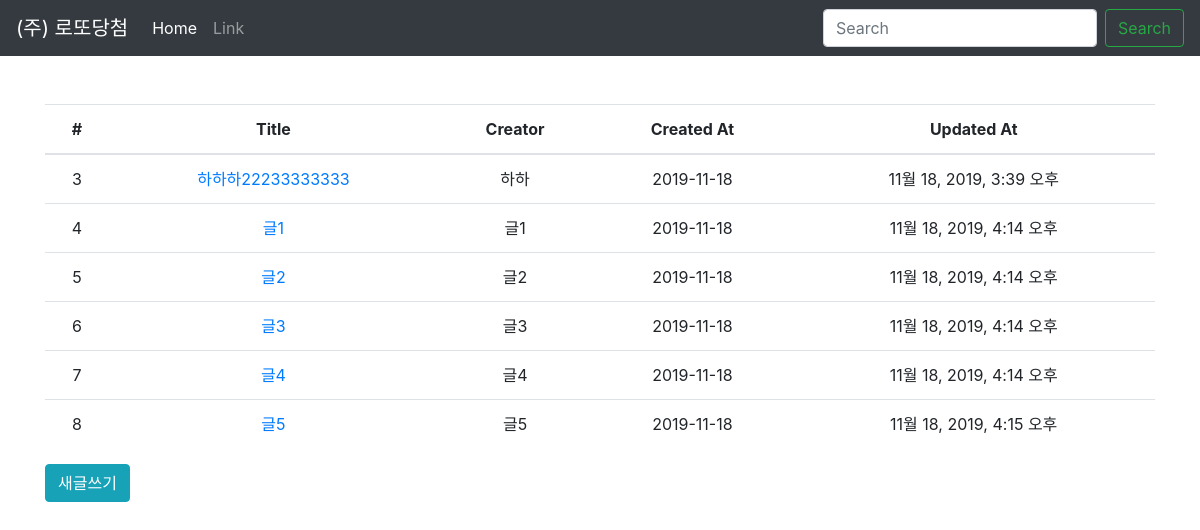
The app's page /articles/ with its own data.
### articles/models.py (models this page shows, shortened)
class Article(models.Model):
    title = models.CharField(max_length = 16)
    contents = models.TextField()
    creator = models.CharField(max_length = 8)
    created_at = models.DateTimeField(auto_now_add=True, null=True)
    updated_at = models.DateTimeField(auto_now=True, null=True)
    def datetime_to_string(self):
        return self.created_at.strftime('%Y-%m-%d')

### articles/views.py (the view)
# urls.py: path('', views.index, name='index'),
def index(request):
    articles = Article.objects.all()
    context = {
        'articles' : articles
    }
    return render(request, 'index.html', context)

### articles/templates/index.html
{% extends 'base.html' %}
{% block content %}
<div class="container">
    <table class="table text-center">
        <thead>
            <tr>
                <th scope="col">#</th>
                <th scope="col">Title</th>
                <th scope="col">Creator</th>
                <th scope="col">Created At</th>
                <th scope="col">Updated At</th>
            </tr>
        </thead>
        <tbody>
            {% for article in articles %}
                <tr>
                    <td>{{ article.id }}</td>
                    <td><a href="{% url 'articles:show' article.id %}">{{ article.title }}</a></td>
                    <td>{{ article.creator }}</td>
                    <td>{{ article.datetime_to_string }}</td>
                    <td>{{ article.updated_at }}</td>
                </tr>
            {% endfor %}
        </tbody>
    </table>
    <a href="{% url 'articles:new' %}" class="btn btn-info">새글쓰기</a>
</div>
{% endblock %}

### articles/templates/base.html (shortened to what this page needs)
<!DOCTYPE html>
<html lang="ko">
<head>
    <link rel="stylesheet" href="https://stackpath.bootstrapcdn.com/bootstrap/4.3.1/css/bootstrap.min.css">
</head>
<body>
    <header>
        <nav class="navbar navbar-expand-md navbar-dark bg-dark mb-5">
            <a class="navbar-brand" href="#">(주) 로또당첨</a>
            <div class="collapse navbar-collapse" id="navbarCollapse">
                <ul class="navbar-nav mr-auto">
                    <li class="nav-item active">
                        <a class="nav-link" href="/articles/">Home</a>
                    </li>
                    <li class="nav-item">
                        <a class="nav-link" href="#">Link</a>
                    </li>
                </ul>
                <form class="form-inline mt-2 mt-md-0">
                    <input class="form-control mr-sm-2" type="text" placeholder="Search" aria-label="Search">
                    <button class="btn btn-outline-success my-2 my-sm-0" type="submit">Search</button>
                </form>
            </div>
        </nav>
    </header>
    {% block content %}
    {% endblock %}
</body>
</html>

### records on screen
Article: id "3", title "하하하22233333333", creator "하하", datetime_to_string "2019-11-18", updated_at "11월 18, 2019, 3:39 오후"
Article: id "4", title "글1", creator "글1", datetime_to_string "2019-11-18", updated_at "11월 18, 2019, 4:14 오후"
Article: id "5", title "글2", creator "글2", datetime_to_string "2019-11-18", updated_at "11월 18, 2019, 4:14 오후"
Article: id "6", title "글3", creator "글3", datetime_to_string "2019-11-18", updated_at "11월 18, 2019, 4:14 오후"
Article: id "7", title "글4", creator "글4", datetime_to_string "2019-11-18", updated_at "11월 18, 2019, 4:14 오후"
Article: id "8", title "글5", creator "글5", datetime_to_string "2019-11-18", updated_at "11월 18, 2019, 4:15 오후"
